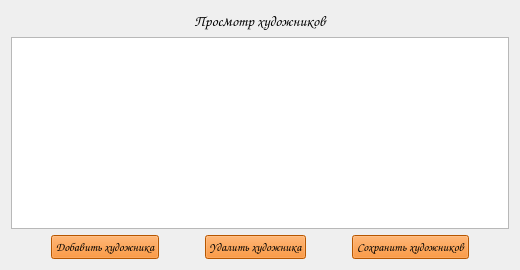
        <widget class="QWidget" name="page_7_for_admin">
         <layout class="QVBoxLayout" name="verticalLayout_20">
          <item>
           <layout class="QHBoxLayout" name="horizontalLayout_5">
            <item>
             <widget class="QLabel" name="label_26">
              <property name="font">
               <font>
                <family>Comic Sans MS</family>
                <pointsize>11</pointsize>
                <weight>50</weight>
                <italic>false</italic>
                <bold>false</bold>
               </font>
              </property>
              <property name="text">
               <string>Просмотр художников</string>
              </property>
              <property name="alignment">
               <set>Qt::AlignCenter</set>
              </property>
             </widget>
            </item>
           </layout>
          </item>
          <item>
           <widget class="QTableWidget" name="table_painters"/>
          </item>
          <item>
           <layout class="QHBoxLayout" name="horizontalLayout_36">
            <item>
             <spacer name="horizontalSpacer_27">
              <property name="orientation">
               <enum>Qt::Horizontal</enum>
              </property>
              <property name="sizeHint" stdset="0">
               <size>
                <width>40</width>
                <height>20</height>
               </size>
              </property>
             </spacer>
            </item>
            <item>
             <widget class="QPushButton" name="btn_new_painter">
              <property name="font">
               <font>
                <family>Comic Sans MS</family>
                <pointsize>9</pointsize>
                <weight>50</weight>
                <italic>false</italic>
                <bold>false</bold>
               </font>
              </property>
              <property name="styleSheet">
               <string notr="true">background-color: rgb(255,121,0);
font: 9pt &quot;Comic Sans MS&quot;;</string>
              </property>
              <property name="text">
               <string>Добавить художника</string>
              </property>
             </widget>
            </item>
            <item>
             <spacer name="horizontalSpacer_28">
              <property name="orientation">
               <enum>Qt::Horizontal</enum>
              </property>
              <property name="sizeHint" stdset="0">
               <size>
                <width>40</width>
                <height>20</height>
               </size>
              </property>
             </spacer>
            </item>
            <item>
             <widget class="QPushButton" name="btn_delete_painter">
              <property name="font">
               <font>
                <family>Comic Sans MS</family>
                <pointsize>9</pointsize>
                <weight>50</weight>
                <italic>false</italic>
                <bold>false</bold>
               </font>
              </property>
              <property name="styleSheet">
               <string notr="true">background-color: rgb(255,121,0);
font: 9pt &quot;Comic Sans MS&quot;;</string>
              </property>
              <property name="text">
               <string>Удалить художника</string>
              </property>
             </widget>
            </item>
            <item>
             <spacer name="horizontalSpacer_29">
              <property name="orientation">
               <enum>Qt::Horizontal</enum>
              </property>
              <property name="sizeHint" stdset="0">
               <size>
                <width>40</width>
                <height>20</height>
               </size>
              </property>
             </spacer>
            </item>
            <item>
             <widget class="QPushButton" name="btn_save_painters">
              <property name="font">
               <font>
                <family>Comic Sans MS</family>
                <pointsize>9</pointsize>
                <weight>50</weight>
                <italic>false</italic>
                <bold>false</bold>
               </font>
              </property>
              <property name="styleSheet">
               <string notr="true">background-color: rgb(255,121,0);
font: 9pt &quot;Comic Sans MS&quot;;</string>
              </property>
              <property name="text">
               <string>Сохранить художников</string>
              </property>
             </widget>
            </item>
            <item>
             <spacer name="horizontalSpacer_30">
              <property name="orientation">
               <enum>Qt::Horizontal</enum>
              </property>
              <property name="sizeHint" stdset="0">
               <size>
                <width>40</width>
                <height>20</height>
               </size>
              </property>
             </spacer>
            </item>
           </layout>
          </item>
         </layout>
        </widget>
